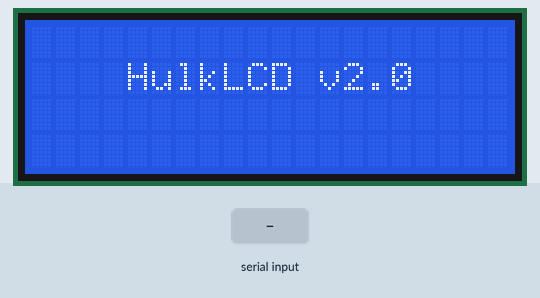
Bench run of a sketch on a simulated Arduino Uno, built with avr-gcc and run on an emulated ATmega328P. Parts: 20×4 character LCD. The test bench sets the inputs (shaded band).

Above: at 1.2 s.
1.3 s: "{\n" received over Serial
At 1.6 s:
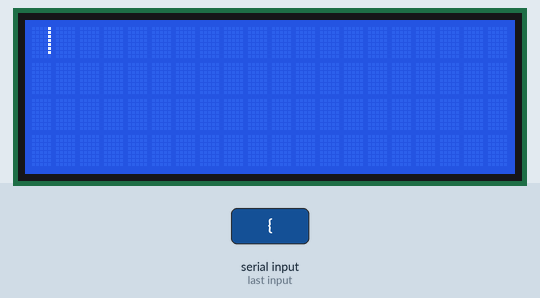
2.8 s: byte 20 (LCD_CHAR_BAR) received over Serial
4.3 s: byte 21 (LCD_CHAR_STR) received over Serial
5.8 s: byte 22 (LCD_CHAR_STL) received over Serial
At 6.1 s:
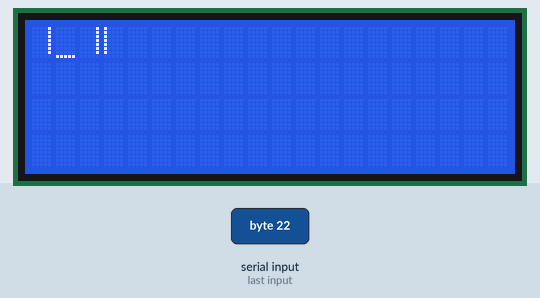
7.3 s: byte 23 (LCD_CHAR_DOT) received over Serial
8.8 s: "}\n" received over Serial
Timing chart, 0 to 11.3 s (numbered marks = the images above; inputs shaded):
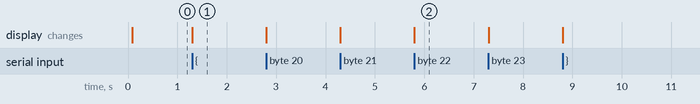

Measured:
- after the input at 1.3 s, the display: first changes at once (image 1 shows a later state)
- after the input at 5.8 s, the display: changes at once (image 2)

The sketch:

LCD_driver.ino
```cpp
/* HulkLCD display driver */

#include <LiquidCrystal.h>

// LCD control pins
#define PIN_D4 4  // LCD D4
#define PIN_D5 5  // LCD D5
#define PIN_D6 6  // LCD D6
#define PIN_D7 7  // LCD D7
#define PIN_E  3  // LCD E
#define PIN_RS 2  // LCD RS
#define PIN_LCD 8   // LCD backlight control

// LCD char position tracking
byte row=0, col=0;
int  first_boot;

// initialize the library with the numbers of the interface pins
//            lcd(RS, E, D4, D5, D6, D7);
LiquidCrystal lcd(2,  3,  4,  5,  6,  7);

// ROM characters of interest:
//   161 -> degree lower
//   162 -> upper bracket
//   163 -> lower bracket
//   164 -> small \
//   165 -> degree middle
//   219 -> hollow square
//   223 -> degree symbol
//   224 -> alpha
//   226 -> beta
//   228 -> mu
//   235 -> small star
//   244 -> omega
//   247 -> pi
//   255 -> solid square

// ----- SPECIAL CHARS (export this if needed) -----
#define LCD_CHAR_CLR   17  /* clear LCD        */
#define LCD_CHAR_BON   18  /* backlight ON     */
#define LCD_CHAR_BOF   19  /* backlight OFF    */
#define LCD_CHAR_BAR   20  /* '_' (bar)        */
#define LCD_CHAR_STR   21  /* '|' (right side) */
#define LCD_CHAR_STL   22  /* '|' (left side)  */
#define LCD_CHAR_DOT   23  /* 'o' (dot)        */
#define LCD_CHAR_IJI   24  /* ij's I logo      */
#define LCD_CHAR_IJJ   25  /* ij's J logo      */

// custom characters
#define CHAR_BAR  0
#define CHAR_STL  1
#define CHAR_STR  2
#define CHAR_DOT  3
#define CHAR_ij_I 4
#define CHAR_ij_J 5

// test chars
#define CHAR_c 6
#define CHAR_d 7


byte stick_left[8] = {
  0b10000,
  0b10000,
  0b10000,
  0b10000,
  0b10000,
  0b10000,
  0b10000,
  0b00000
};

byte stick_right[8] = {
  0b00001,
  0b00001,
  0b00001,
  0b00001,
  0b00001,
  0b00001,
  0b00001,
  0b00000
};

byte bar[8] = {
  0b00000,
  0b00000,
  0b00000,
  0b00000,
  0b00000,
  0b00000,
  0b00000,
  0b11111
};

byte dot[8] = {
  0b00000,
  0b00000,
  0b00110,
  0b01001,
  0b01001,
  0b00110,
  0b00000,
  0b00000
};

byte ij_I[8] = {  // ian's "I"  \x18
  0b01111,
  0b00110,
  0b00110,
  0b00110,
  0b00110,
  0b00110,
  0b01111,
  0b00000
};
byte ij_J[8] = {  // ian's "J"   \x19
  0b11111,
  0b00110,
  0b00110,
  0b00110,
  0b00110,
  0b00110,
  0b01100,
  0b11000
};


byte ccc[8] = {  // "t"     \x1A
  0b00011,
  0b00011,
  0b00110,
  0b00110,
  0b00110,
  0b01100,
  0b01100,
  0b11111
};
byte ddd[8] = {   // "-"     \x1B
  0b00011,
  0b00011,
  0b00011,
  0b00011,
  0b00011,
  0b00111,
  0b01100,
  0b11000
};


//-------------------------------------------------------------------------------
void LCD_clear(void)
{
   lcd.clear();
   row=0;  col=0;
}

//-------------------------------------------------------------------------------
void checkClear(void)
{
   col=0;
   row++;
   if(row>3)
   {
     row=0;
     LCD_clear();
   }

}

//-------------------------------------------------------------------------------
void writeChar(char c)
{

   if(c == LCD_CHAR_CLR)
   {
      LCD_clear();
      return;
   }

   if((c == LCD_CHAR_BON) || (c=='{')) // LCD backlight ON
   {
      digitalWrite(PIN_LCD,  HIGH);
      return;
   }

   if((c == LCD_CHAR_BOF) || (c=='}'))  // LCD backlight OFF
   {
      digitalWrite(PIN_LCD,  LOW);
      return;
   }

   if(c==13)
   {
      checkClear();
      return;
   }


   // update the pos for the next call to writeChar()
   if(col==20)
   {
      row++;
      if(row>3)
      {
         row=0;
         LCD_clear();
      }
      col=0;
   }
   lcd.setCursor(col, row);

   // handle custom char mapping
   if(c==LCD_CHAR_BAR) c=CHAR_BAR;  // '_' (bar)
   if(c==LCD_CHAR_STR) c=CHAR_STR;  // '|' (right side)
   if(c==LCD_CHAR_STL) c=CHAR_STL;  // '|' (left side)
   if(c==LCD_CHAR_DOT) c=CHAR_DOT;  // 'o' (dot)

   if((c >= 0) && (c <= 7))
      lcd.write((byte)c);
   else
      lcd.write(c);
   col++;
}


//-------------------------------------------------------------------------------
void setup()
{
   int i;

   lcd.begin(20, 4);
   lcd.createChar(CHAR_BAR, bar);
   lcd.createChar(CHAR_STL, stick_left);
   lcd.createChar(CHAR_STR, stick_right);
   lcd.createChar(CHAR_DOT, dot);

   Serial.begin(9600);
   LCD_clear();
   delay(5);
   digitalWrite(PIN_LCD,  HIGH);  // backlight ON

   lcd.print("                                            HulkLCD v2.0");
   first_boot=1;
}


//===============================================================================
void loop()
{
   char c;

   // read incoming serial data
   if (Serial.available())
   {
      if(first_boot)
      {
         // clear boot message(s)
         LCD_clear();
         first_boot=0;
      }

      c = Serial.read();   // read a single char
      writeChar(c);        // write to LCD
   }
}
```
